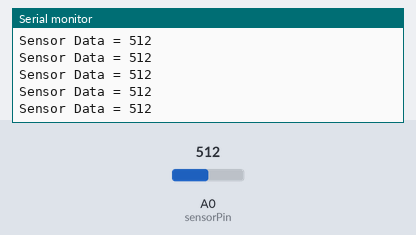
Bench run of a sketch on a simulated Arduino Uno, built with avr-gcc and run on an emulated ATmega328P. On the bench: the last lines printed to the serial monitor. The test bench sets the inputs (shaded band); at power-on: A0 (sensorPin) = 512.

Above: at 1.3 s.
1.4 s: A0 (sensorPin) set to 716
At 1.41 s:
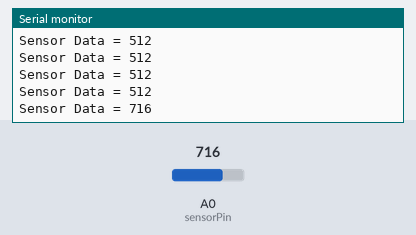
2.9 s: A0 (sensorPin) set to 900
At 2.92 s:
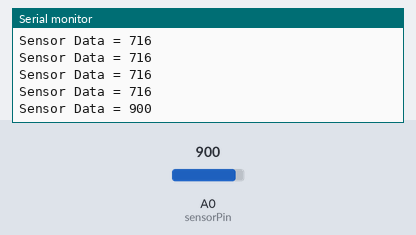
Timing chart, 0 to 5.9 s (numbered marks = the images above; inputs shaded):
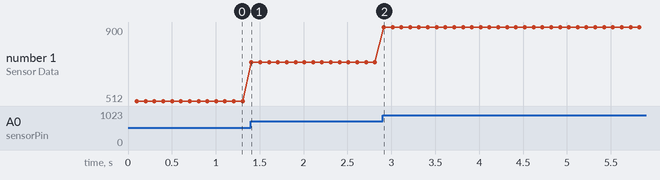

Measured:
- after the input at 1.4 s, the serial monitor: prints a new line at once (image 1)
- after the input at 2.9 s, the serial monitor: prints a new line at once (image 2)
- plotted number 1: 512 → 716 after the input at 1.4 s, 716 → 900 after the input at 2.9 s

The sketch:

WindDirection-RS-FXJT-V05.ino
```cpp
#define hwserial Serial
#define sensorPin A0

int sensorData;

void setup() {
  hwserial.begin(115200);
  delay(100);
  hwserial.println("Boot Complete");
  pinMode(sensorPin, INPUT);
}

void loop() {
  readSensor();
  delay(100);
}

void readSensor() {
  sensorData = analogRead(sensorPin);
  Serial.print("Sensor Data = ");
  Serial.println(sensorData);
}
```
